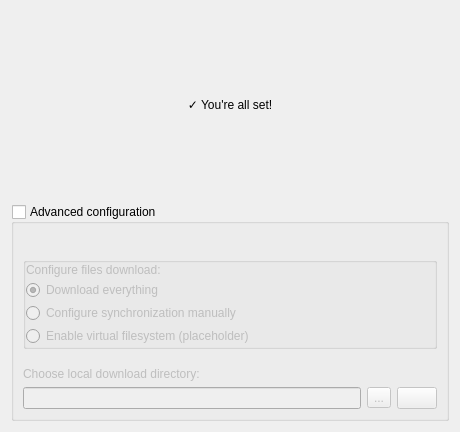
<?xml version="1.0" encoding="UTF-8"?>
<ui version="4.0">
 <class>AccountConfiguredWizardPage</class>
 <widget class="QWidget" name="AccountConfiguredWizardPage">
  <property name="geometry">
   <rect>
    <x>0</x>
    <y>0</y>
    <width>460</width>
    <height>432</height>
   </rect>
  </property>
  <layout class="QVBoxLayout" name="verticalLayout">
   <item>
    <spacer name="verticalSpacer">
     <property name="orientation">
      <enum>Qt::Vertical</enum>
     </property>
     <property name="sizeType">
      <enum>QSizePolicy::MinimumExpanding</enum>
     </property>
     <property name="sizeHint" stdset="0">
      <size>
       <width>20</width>
       <height>20</height>
      </size>
     </property>
    </spacer>
   </item>
   <item>
    <widget class="QLabel" name="youreAllSetLabel">
     <property name="text">
      <string>✓ You're all set!</string>
     </property>
     <property name="alignment">
      <set>Qt::AlignCenter</set>
     </property>
    </widget>
   </item>
   <item>
    <spacer name="verticalSpacer_2">
     <property name="orientation">
      <enum>Qt::Vertical</enum>
     </property>
     <property name="sizeType">
      <enum>QSizePolicy::MinimumExpanding</enum>
     </property>
     <property name="sizeHint" stdset="0">
      <size>
       <width>20</width>
       <height>20</height>
      </size>
     </property>
    </spacer>
   </item>
   <item>
    <widget class="QGroupBox" name="advancedConfigGroupBox">
     <property name="enabled">
      <bool>true</bool>
     </property>
     <property name="sizePolicy">
      <sizepolicy hsizetype="Preferred" vsizetype="Maximum">
       <horstretch>0</horstretch>
       <verstretch>0</verstretch>
      </sizepolicy>
     </property>
     <property name="title">
      <string>Advanced configuration</string>
     </property>
     <property name="flat">
      <bool>false</bool>
     </property>
     <property name="checkable">
      <bool>true</bool>
     </property>
     <property name="checked">
      <bool>false</bool>
     </property>
     <layout class="QHBoxLayout" name="horizontalLayout">
      <property name="spacing">
       <number>60</number>
      </property>
      <property name="leftMargin">
       <number>0</number>
      </property>
      <property name="topMargin">
       <number>24</number>
      </property>
      <property name="rightMargin">
       <number>0</number>
      </property>
      <property name="bottomMargin">
       <number>0</number>
      </property>
      <item>
       <widget class="QWidget" name="advancedConfigGroupBoxContentWidget" native="true">
        <layout class="QVBoxLayout" name="verticalLayout_4">
         <property name="spacing">
          <number>18</number>
         </property>
         <property name="leftMargin">
          <number>9</number>
         </property>
         <property name="topMargin">
          <number>9</number>
         </property>
         <property name="rightMargin">
          <number>9</number>
         </property>
         <property name="bottomMargin">
          <number>9</number>
         </property>
         <item>
          <widget class="QGroupBox" name="syncModeGroupBox">
           <property name="title">
            <string/>
           </property>
           <property name="flat">
            <bool>true</bool>
           </property>
           <layout class="QVBoxLayout" name="syncModeGroupBoxLayout">
            <property name="spacing">
             <number>3</number>
            </property>
            <property name="leftMargin">
             <number>0</number>
            </property>
            <property name="topMargin">
             <number>0</number>
            </property>
            <property name="rightMargin">
             <number>0</number>
            </property>
            <property name="bottomMargin">
             <number>0</number>
            </property>
            <item>
             <widget class="QLabel" name="label">
              <property name="text">
               <string>Configure files download:</string>
              </property>
             </widget>
            </item>
            <item>
             <widget class="QRadioButton" name="syncEverythingRadioButton">
              <property name="text">
               <string>Download everything</string>
              </property>
              <property name="checked">
               <bool>true</bool>
              </property>
             </widget>
            </item>
            <item>
             <widget class="QRadioButton" name="configureSyncManuallyRadioButton">
              <property name="toolTip">
               <string>After completing this wizard, you can set up folder synchronization manually.</string>
              </property>
              <property name="text">
               <string>Configure synchronization manually</string>
              </property>
             </widget>
            </item>
            <item>
             <widget class="QRadioButton" name="useVfsRadioButton">
              <property name="text">
               <string notr="true">Enable virtual filesystem (placeholder)</string>
              </property>
             </widget>
            </item>
           </layout>
          </widget>
         </item>
         <item>
          <widget class="QGroupBox" name="localDirectoryGroupBox">
           <property name="sizePolicy">
            <sizepolicy hsizetype="Preferred" vsizetype="Minimum">
             <horstretch>0</horstretch>
             <verstretch>0</verstretch>
            </sizepolicy>
           </property>
           <property name="styleSheet">
            <string notr="true">QGroupBox {border:0;}</string>
           </property>
           <property name="title">
            <string notr="true"/>
           </property>
           <property name="flat">
            <bool>true</bool>
           </property>
           <layout class="QVBoxLayout" name="verticalLayout_2">
            <property name="leftMargin">
             <number>0</number>
            </property>
            <property name="topMargin">
             <number>0</number>
            </property>
            <property name="rightMargin">
             <number>0</number>
            </property>
            <property name="bottomMargin">
             <number>0</number>
            </property>
            <item>
             <widget class="QLabel" name="chooseLocalDownloadDirectoryLabel">
              <property name="text">
               <string>Choose local download directory:</string>
              </property>
             </widget>
            </item>
            <item>
             <layout class="QHBoxLayout" name="horizontalLayout_3">
              <item>
               <widget class="QLineEdit" name="localDirectoryLineEdit"/>
              </item>
              <item>
               <widget class="QToolButton" name="chooseLocalDirectoryButton">
                <property name="text">
                 <string>...</string>
                </property>
               </widget>
              </item>
              <item>
               <widget class="QPushButton" name="resetLocalDirectoryButton">
                <property name="sizePolicy">
                 <sizepolicy hsizetype="Fixed" vsizetype="Fixed">
                  <horstretch>0</horstretch>
                  <verstretch>0</verstretch>
                 </sizepolicy>
                </property>
                <property name="toolTip">
                 <string>Restore default value</string>
                </property>
                <property name="text">
                 <string/>
                </property>
                <property name="icon">
                 <iconset resource="../../../resources/client.qrc">
                  <normaloff>:/client/resources/light/undo.svg</normaloff>:/client/resources/light/undo.svg</iconset>
                </property>
               </widget>
              </item>
             </layout>
            </item>
           </layout>
          </widget>
         </item>
        </layout>
       </widget>
      </item>
     </layout>
    </widget>
   </item>
  </layout>
 </widget>
 <resources>
  <include location="../../../resources/client.qrc"/>
 </resources>
 <connections/>
</ui>
